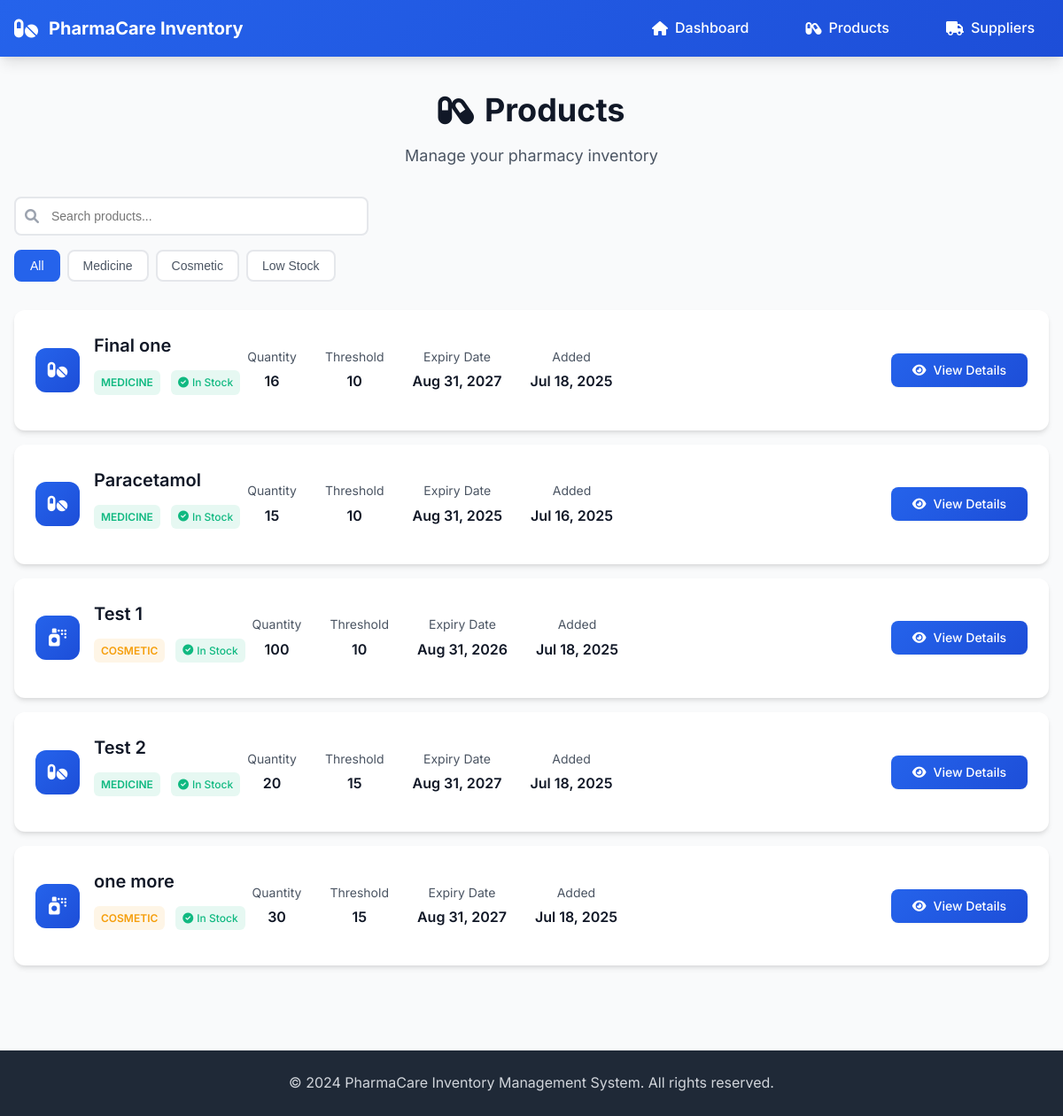
Before: /inventory/products with the older database file.
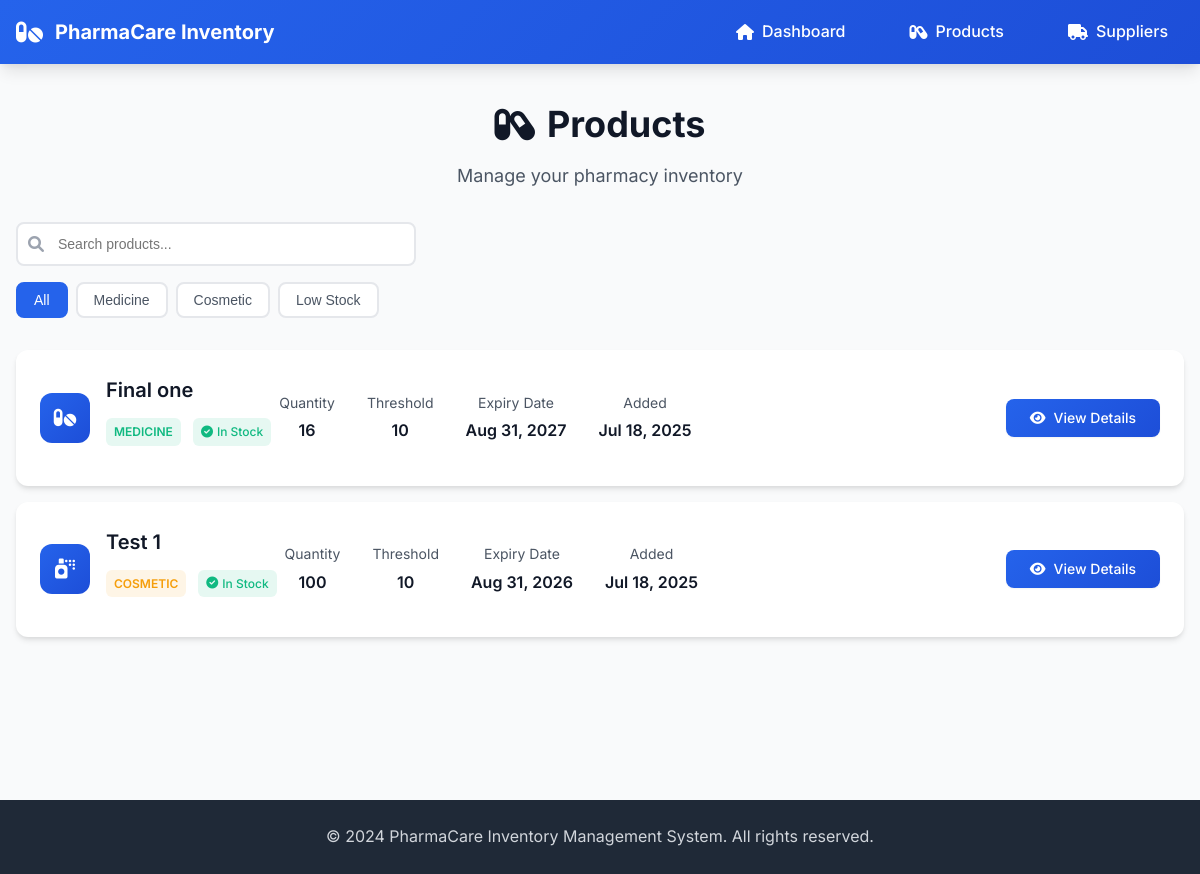
After: the same page with the newer database file.
### inventory/models.py (models this page shows, shortened)
class Product(models.Model):
    product_name = models.CharField(max_length=25)
    CATEGORY_CHOICES = [('medicine','Medicine'),('cosmetic','Cosmetic')]
    category = models.CharField(max_length = 10,choices=CATEGORY_CHOICES)
    quantity = models.PositiveIntegerField()
    threshold = models.PositiveIntegerField()
    expiry_date = models.DateField()
    created_at = models.DateTimeField(auto_now_add=True)
    supplier= models.ManyToManyField(Supplier)
    slug = models.SlugField(default = "", null = False,db_index=True)

### inventory/views.py (the view)
# urls.py: path("products", views.ProductListView.as_view(), name="products"),
class ProductListView(ListView):
    template_name= "inventory/products.html"
    model = Product
    context_object_name = "products"
    def get_queryset(self):
        base_query = super().get_queryset()
        data = base_query.order_by("product_name")
        return data

### inventory/templates/inventory/products.html (shortened to what this page needs)
{% extends "inventory/base.html" %}
{% block content %}
<div class="products-container">
    <div class="page-header">
        <h1 class="page-title">
            <i class="fas fa-capsules"></i>
            Products
        </h1>
        <p class="page-subtitle">Manage your pharmacy inventory</p>
    </div>
    <div class="products-controls">
        <div class="search-filter">
            <div class="search-box">
                <i class="fas fa-search"></i>
                <input type="text" id="searchInput" placeholder="Search products...">
            </div>
            <div class="filter-buttons">
                <button class="filter-btn active" data-filter="all">All</button>
                <button class="filter-btn" data-filter="medicine">Medicine</button>
                <button class="filter-btn" data-filter="cosmetic">Cosmetic</button>
                <button class="filter-btn" data-filter="low-stock">Low Stock</button>
            </div>
        </div>
    </div>
    <div class="products-list">
        {% for product in products %}
        <div class="product-item" data-category="{{ product.category|lower }}" data-stock="{% if product.quantity <= product.threshold %}low{% else %}normal{% endif %}">
            <div class="product-info">
                <div class="product-main">
                    <div class="product-icon">
                        {% if product.category == 'medicine' %}
                            <i class="fas fa-pills"></i>
                        {% else %}
                            <i class="fas fa-spray-can"></i>
                        {% endif %}
                    </div>
                    <div class="product-details">
                        <h3 class="product-name">{{ product.product_name }}</h3>
                        <div class="product-meta">
                            <span class="category-badge {{ product.category|lower }}">
                                {{ product.category|title }}
                            </span>
                            <span class="stock-status {% if product.quantity <= product.threshold %}low-stock{% else %}in-stock{% endif %}">
                                {% if product.quantity <= product.threshold %}
                                    <i class="fas fa-exclamation-triangle"></i>
                                    Low Stock
                                {% else %}
                                    <i class="fas fa-check-circle"></i>
                                    In Stock
                                {% endif %}
                            </span>
                        </div>
                    </div>
                </div>
                <div class="product-stats">
                    <div class="stat">
                        <span class="stat-label">Quantity</span>
                        <span class="stat-value">{{ product.quantity }}</span>
                    </div>
                    <div class="stat">
                        <span class="stat-label">Threshold</span>
                        <span class="stat-value">{{ product.threshold }}</span>
                    </div>
                    <div class="stat">
                        <span class="stat-label">Expiry Date</span>
                        <span class="stat-value">{{ product.expiry_date|date:"M d, Y" }}</span>
                    </div>
                    <div class="stat">
                        <span class="stat-label">Added</span>
                        <span class="stat-value">{{ product.created_at|date:"M d, Y" }}</span>
                    </div>
                </div>
            </div>
            <div class="product-actions">
                <a href="{% url 'inventory:product_detail' product.slug %}" class="btn btn-primary">
                    <i class="fas fa-eye"></i>
                    View Details
                </a>
            </div>
        </div>
        {% empty %}
        <div class="empty-state">
            <i class="fas fa-box-open"></i>
            <h3>No products found</h3>
            <p>Your inventory is empty. Start by adding some products.</p>
        </div>
        {% endfor %}
    </div>
</div>
{% endblock %}

### inventory/templates/inventory/base.html (shortened to what this page needs)
<!DOCTYPE html>
<html lang="en">
<head>
    {% load static %}
    <link rel="stylesheet" href="{% static 'inventory/style.css' %}">
    <link href="https://cdnjs.cloudflare.com/ajax/libs/font-awesome/6.0.0/css/all.min.css" rel="stylesheet">
</head>
<body>
    <nav class="navbar">
        <div class="nav-container">
            <div class="nav-brand">
                <i class="fas fa-pills"></i>
                <span>PharmaCare Inventory</span>
            </div>
            <ul class="nav-menu">
                <li class="nav-item">
                    <a href="" class="nav-link">
                        <i class="fas fa-home"></i>
                        Dashboard
                    </a>
                </li>
                <li class="nav-item">
                    <a href="{% url 'inventory:products' %}" class="nav-link">
                        <i class="fas fa-capsules"></i>
                        Products
                    </a>
                </li>
                <li class="nav-item">
                    <a href="{% url 'inventory:suppliers' %}" class="nav-link">
                        <i class="fas fa-truck"></i>
                        Suppliers
                    </a>
                </li>
            </ul>
        </div>
    </nav>
    <main class="main-content">
        {% block content %}
        {% endblock %}
    </main>
    <footer class="footer">
        <div class="footer-container">
            <p>&copy; 2024 PharmaCare Inventory Management System. All rights reserved.</p>
        </div>
    </footer>
</body>
</html>

Changed rows visible on the page:
removed Product: product_name "Paracetamol", category "MEDICINE", shows "In Stock", quantity "15", threshold "10", expiry_date "Aug 31, 2025", created_at "Jul 16, 2025"
removed Product: product_name "Test 2", category "MEDICINE", shows "In Stock", quantity "20", threshold "15", expiry_date "Aug 31, 2027", created_at "Jul 18, 2025"
removed Product: product_name "one more", category "COSMETIC", shows "In Stock", quantity "30", threshold "15", expiry_date "Aug 31, 2027", created_at "Jul 18, 2025"
